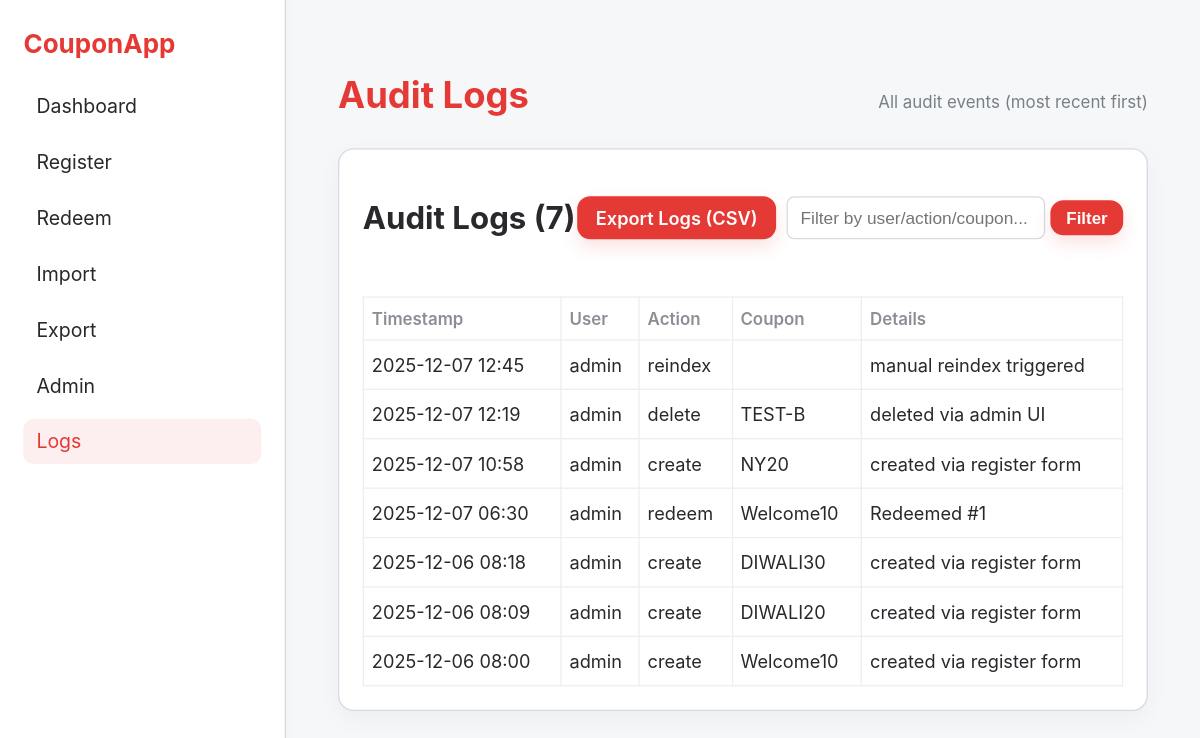
Page /logs on the earlier database version.
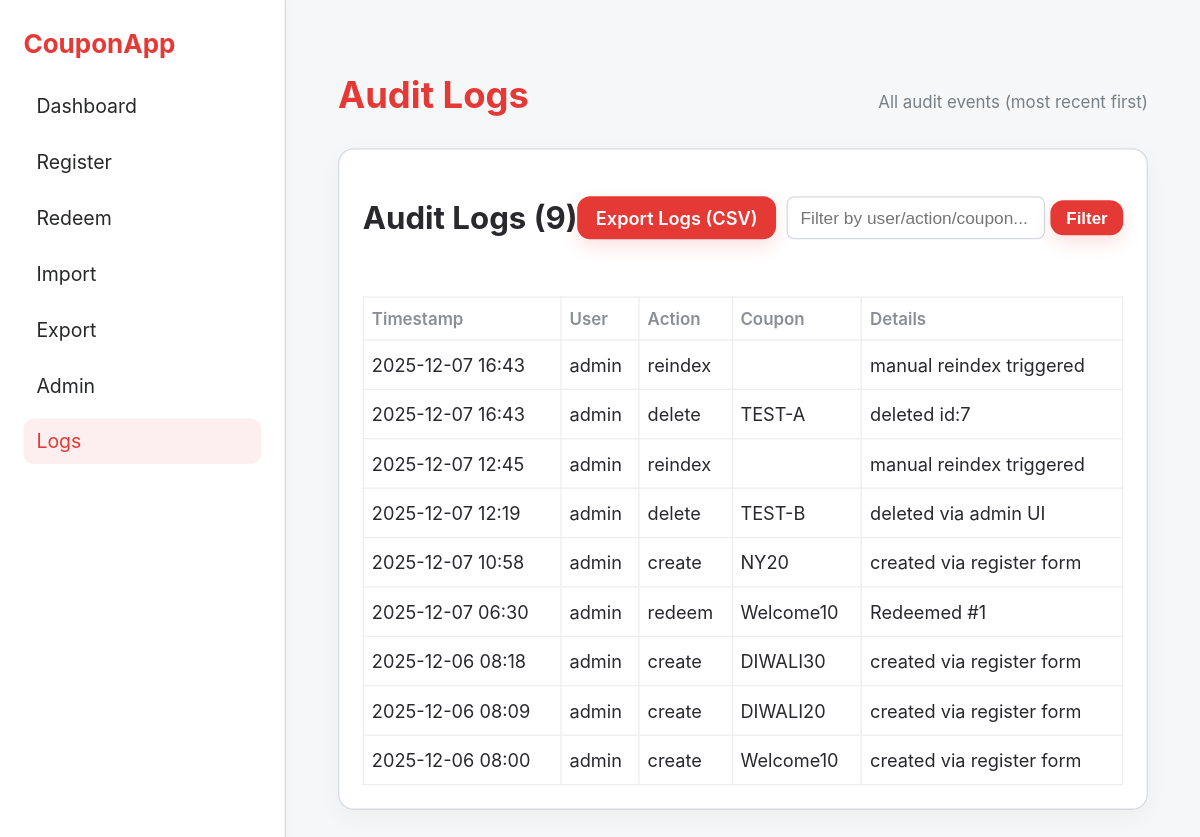
Same page on the later database version.
### app/models.py (models this page shows)
class AuditLog(db.Model):
    __tablename__ = "audit_logs"
    id = db.Column(db.Integer, primary_key=True)
    timestamp = db.Column(db.DateTime, default=datetime.utcnow, nullable=False)
    user = db.Column(db.String(80), nullable=True)
    action = db.Column(db.String(80))
    coupon_code = db.Column(db.String(80), nullable=True)
    details = db.Column(db.String(255), nullable=True)

### app/routes.py (the view, shortened to what this page needs)
@bp.route("/logs", methods=["GET"])
def logs():
    q = (request.args.get("q") or "").strip().lower()
    query = AuditLog.query.order_by(AuditLog.timestamp.desc())
    rows = query.limit(200).all()  # cap for UI
    logs_out = []
    for r in rows:
        logs_out.append({
            "timestamp": r.timestamp.isoformat(sep=" ", timespec="minutes") if r.timestamp else "",
            "user": r.user or "",
            "action": r.action or "",
            "coupon_code": r.coupon_code or "",
            "details": r.details or ""
        })
    return render_template("logs.html", logs=logs_out)

### app/templates/logs.html (shortened to what this page needs)
{% extends "base.html" %}
{% block content %}
<div class="app-container">
  <aside class="sidebar" aria-hidden="true">
    <div class="sidebar-brand">CouponApp</div>
    <nav class="side-nav">
      <a class="nav-item" href="{{ url_for('main.index') }}">Dashboard</a>
      <a class="nav-item" href="{{ url_for('main.register') }}">Register</a>
      <a class="nav-item" href="{{ url_for('main.redeem') }}">Redeem</a>
      <a class="nav-item" href="{{ url_for('main.import_excel') }}">Import</a>
      <a class="nav-item" href="{{ url_for('main.export') }}">Export</a>
      <a class="nav-item" href="{{ url_for('main.admin') }}">Admin</a>
      <a class="nav-item active" href="{{ url_for('main.logs') }}">Logs</a>
    </nav>
  </aside>
  <main class="main">
    <header class="main-header">
      <h1 class="title">Audit Logs</h1>
      <div class="header-meta">All audit events (most recent first)</div>
    </header>
    <section class="table-card">
      <div style="display:flex; justify-content:space-between; align-items:center;">
        <h2>Audit Logs ({{ logs|length }})</h2>
        <div style="display:flex; gap:8px;">
          <a class="btn" href="{{ url_for('main.export_logs_csv') }}">Export Logs (CSV)</a>
          <form method="get" action="{{ url_for('main.logs') }}">
            <input name="q" value="{{ request.args.get('q','') }}" placeholder="Filter by user/action/coupon..." style="padding:8px 10px; border-radius:6px; border:1px solid #d7dae1;" />
            <button class="btn small" type="submit">Filter</button>
          </form>
        </div>
      </div>
      <table class="coupons-table" style="margin-top:12px;">
        <thead><tr><th>Timestamp</th><th>User</th><th>Action</th><th>Coupon</th><th>Details</th></tr></thead>
        <tbody>
          {% for l in logs %}
          <tr>
            <td>{{ l.timestamp }}</td>
            <td>{{ l.user or '' }}</td>
            <td>{{ l.action }}</td>
            <td>{{ l.coupon_code or '' }}</td>
            <td>{{ l.details or '' }}</td>
          </tr>
          {% endfor %}
        </tbody>
      </table>
    </section>
  </main>
</div>
{% endblock %}

### app/templates/base.html (shortened to what this page needs)
<!doctype html>
<html lang="en">
<head>
  <link rel="stylesheet" href="{{ url_for('static', filename='css/dashboard.css') }}">
</head>
<body>
  {% block content %}{% endblock %}
</body>
</html>

### app/static/css/dashboard.css (style rules this page uses)
body { margin: 0; font-family: -apple-system, BlinkMacSystemFont, "Segoe UI", Roboto, "Helvetica Neue", Arial; background: #f6f7f9; color: #28282d; -webkit-font-smoothing: antialiased; -moz-osx-font-smoothing: grayscale; }
:root { --ui-scale: 1.3; }
html { transform: scale(var(--ui-scale)); transform-origin: top left; width: calc(100% / var(--ui-scale)); height: calc(100% / var(--ui-scale)); }
.app-container { display: flex; min-height: 100vh; align-items: flex-start; }
.sidebar { width: 220px; background: #fff; border-right: 1px solid #d7dae1; padding: 18px; box-sizing: border-box; }
.sidebar-brand { font-weight: 700; color: #E53935; margin-bottom: 18px; font-size: 20px; }
.side-nav { display: flex; flex-direction: column; gap: 8px; }
.nav-item { color: #272829; text-decoration: none; padding: 8px 10px; border-radius: 8px; font-size: 15px; }
.nav-item.active { background: rgba(229,57,53,0.08); color: #E53935; }
.main { max-width: 1200px; width: calc(100% - 220px); margin: 28px 40px; box-sizing: border-box; flex: 1; }
.main-header { display: flex; justify-content: space-between; align-items: baseline; gap: 12px; }
.title { margin: 0; font-size: 28px; color: #E53935; }
.header-meta { color: #788087; font-size: 13px; }
.table-card { margin-top: 24px; background: #fff; border-radius: 12px; border: 1px solid #d7dae1; padding: 18px; box-shadow: 0 6px 18px rgba(12, 18, 25, 0.04); }
.btn { display: inline-block; padding: 8px 14px; border-radius: 10px; font-weight: 600; text-decoration: none; border: none; cursor: pointer; font-size: 14px; }
.btn.small { padding: 6px 12px; font-size: 13px; }
.btn:not(.ghost) { background: #E53935; color: #fff; box-shadow: 0 6px 14px rgba(229,57,53,0.14); }
.coupons-table { width: 100%; border-collapse: collapse; margin-top: 8px; font-size: 14px; }
.coupons-table thead th { text-align: left; color: #8b8f95; padding: 8px 6px; font-weight: 600; font-size: 13px; }
.coupons-table tbody td { padding: 10px 6px; border-top: 1px solid #f0f2f4; vertical-align: middle; }
.table-card { display: flex; gap: 20px; align-items: flex-start; flex-wrap: wrap; }
.table-card > div:first-child { flex: 1 1 520px; min-width: 280px; }
@media (max-width: 1200px) { .table-card { gap: 14px; } }
:root { --sidebar-w: 220px; --page-gutter: 40px; }
.sidebar { position: fixed; left: 0; top: 0; bottom: 0; width: var(--sidebar-w); height: 100vh; padding: 20px 18px; overflow-y: auto; z-index: 800; background: #fff; box-shadow: 2px 0 8px rgba(12,18,25,0.02); }
.sidebar .side-nav { overflow: visible; }
.sidebar-brand { margin-top: 2px; }
.main { margin-left: calc(var(--sidebar-w) + var(--page-gutter)); margin-right: var(--page-gutter); padding-top: 28px; box-sizing: border-box; max-width: calc(100% - (var(--sidebar-w) + 2 * var(--page-gutter))); }
.app-container { align-items: flex-start; }
.table-card { max-width: 980px; margin-left: 0; margin-right: auto; }
.main-header { margin-bottom: 8px; }
.coupons-table td, .coupons-table th { padding:8px 10px; border:1px solid #eee; }

Differences in the rows shown:
added AuditLog: timestamp "2025-12-07 16:43", user "admin", action "reindex", details "manual reindex triggered"
added AuditLog: timestamp "2025-12-07 16:43", user "admin", action "delete", coupon_code "TEST-A", details "deleted id:7"
Other differences:
{{ logs|length }}: "7" → "9"
